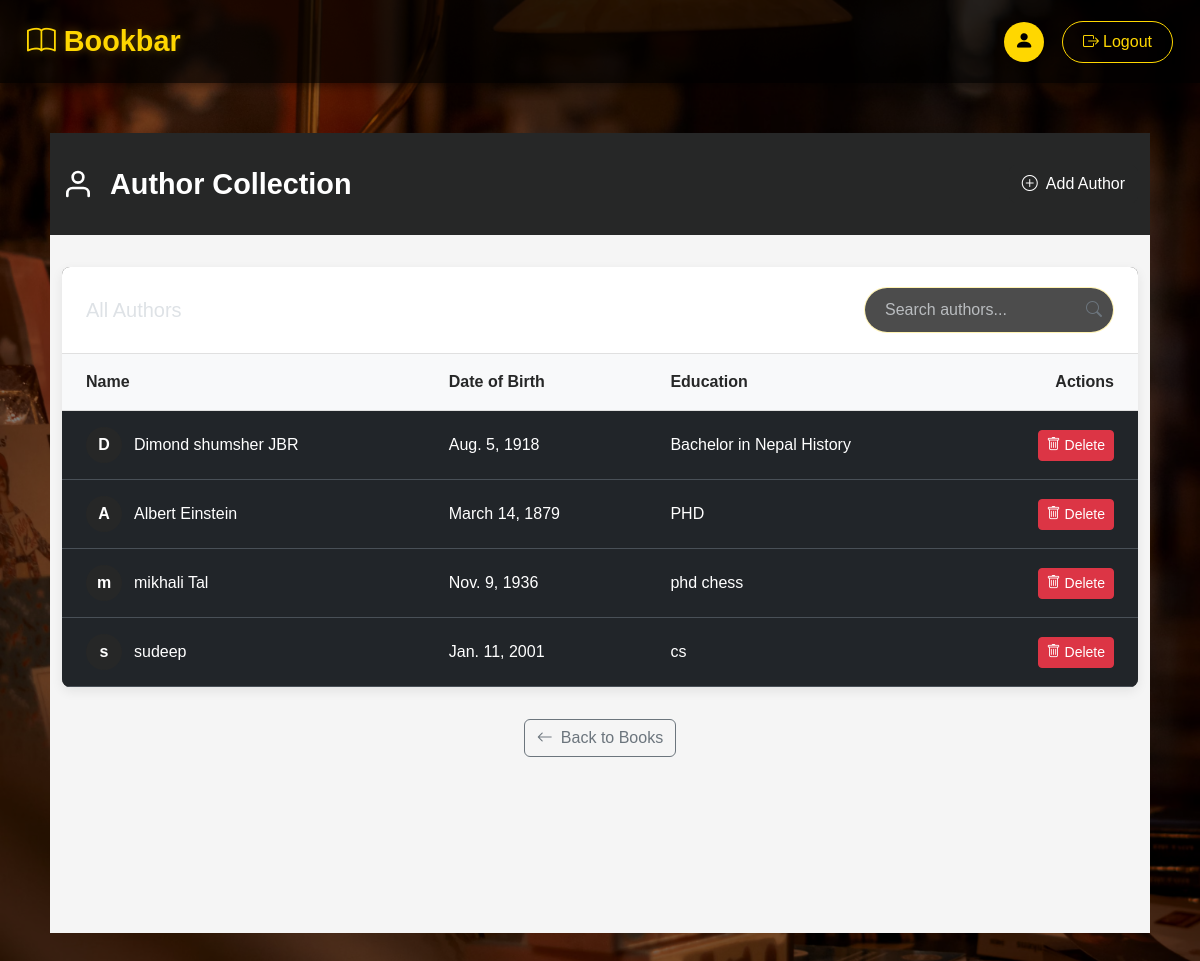
The page /product/author_list/ (signed in) on the database as committed earlier.
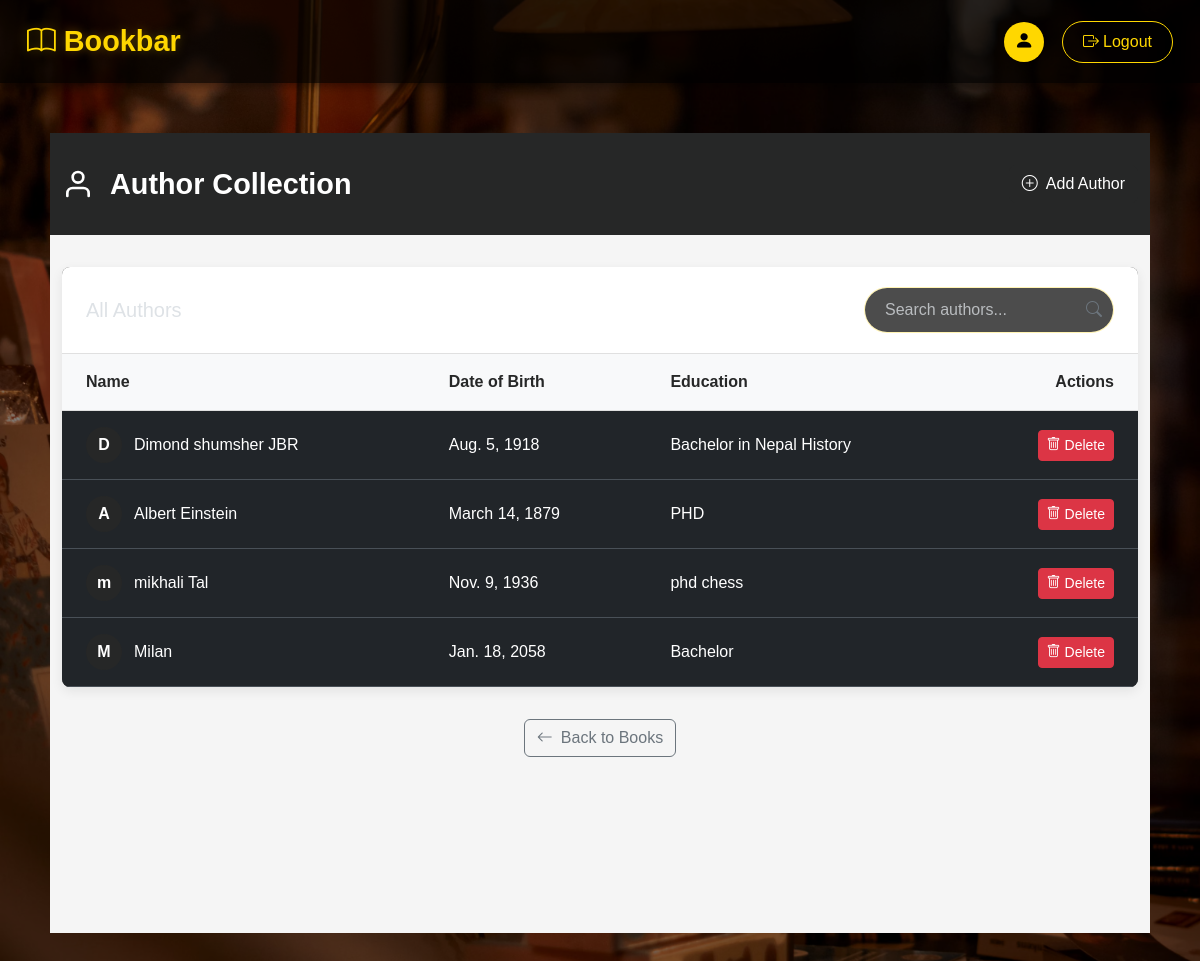
The same page on the database as committed later.
### product/models.py (models this page shows, shortened)
class Author(models.Model):
    Name= models.CharField(max_length=100)
    DOB= models.DateField(blank=True, null=True)
    Education= models.CharField(max_length=250)

### product/views.py (the view)
# urls.py: path('author_list/', views.author_list, name='author_list'),
@login_required
def author_list(request):
    authors= Author.objects.all()
    return render(request, 'author_list.html', {'authors':authors} )

### product/templates/author_list.html (shortened to what this page needs)
{% extends 'base.html' %}
{% block content %}
<div class="author-list-container">
    <div class="header-section">
        <div class="container">
            <div class="d-flex justify-content-between align-items-center flex-wrap">
                <div class="header-title">
                    <div class="brand-logo">
                    </div>
                    <h1>Author Collection</h1>
                </div>
                <div class="action-buttons">
                    <a href="{% url 'create_author' %}" class="btn custom-btn-dark">
                        <i class="bi bi-plus-circle me-2"></i>Add Author
                    </a>
                </div>
            </div>
        </div>
    </div>
    <div class="container main-content">
        <div class="card author-card">
            <div class="card-header d-flex justify-content-between align-items-center">
                <h5 class="mb-0">All Authors</h5>
                <div class="search-box">
                    <input type="text" id="authorSearch" class="form-control" placeholder="Search authors...">
                    <i class="bi bi-search search-icon"></i>
                </div>
            </div>
            <div class="card-body p-0">
                <div class="table-responsive">
                    <table class="table custom-table">
                        <thead>
                            <tr>
                                <th>Name</th>
                                <th>Date of Birth</th>
                                <th>Education</th>
                                <th class="text-end">Actions</th>
                            </tr>
                        </thead>
                        <tbody>
                            {% for author in authors %}
                            <tr class="author-row" data-name="{{ author.Name|lower }}">
                                <td>
                                    <div class="author-name">
                                        <div class="author-avatar">
                                            <span>{{ author.Name|slice:":1" }}</span>
                                        </div>
                                        <span>{{ author.Name }}</span>
                                    </div>
                                </td>
                                <td>{{ author.DOB }}</td>
                                <td>{{ author.Education }}</td>
                                <td class="text-end">
                                    <div class="action-buttons">
                                        <a href="{% url 'delete_author' author.id %}" class="btn btn-danger btn-sm delete-btn" >
                                            <i class="bi bi-trash me-1"></i>Delete
                                        </a>
                                    </div>
                                </td>
                            </tr>
                            {% endfor %}
                        </tbody>
                    </table>
                </div>
            </div>
        </div>
        <div class="back-section mt-4">
            <a href="{% url 'book_list' %}" class="btn btn-outline-secondary">
                <i class="bi bi-arrow-left me-2"></i>Back to Books
            </a>
        </div>
    </div>
</div>
{% endblock %}

Rows that differ between the two databases and show on the page:
removed Author: Name "s", Name "sudeep", DOB "Jan. 11, 2001", Education "cs"
added Author: Name "M", Name "Milan", DOB "Jan. 18, 2058", Education "Bachelor"
